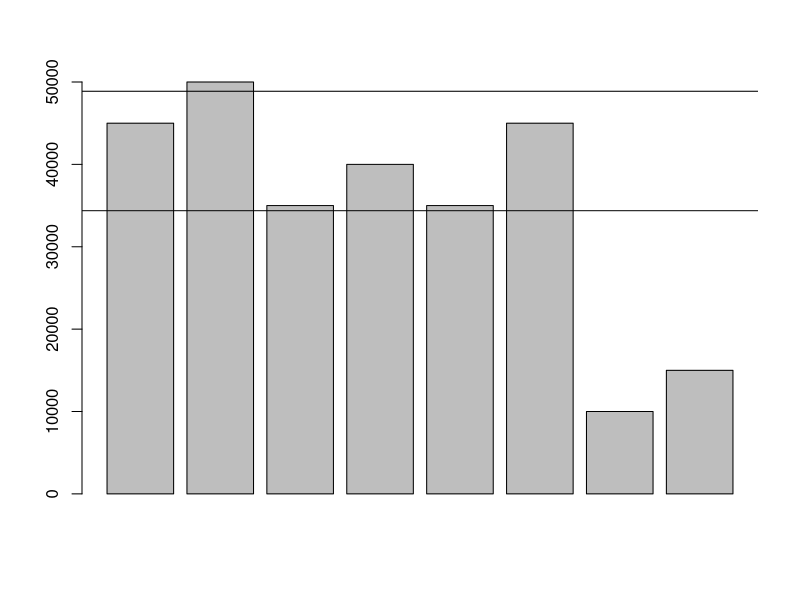
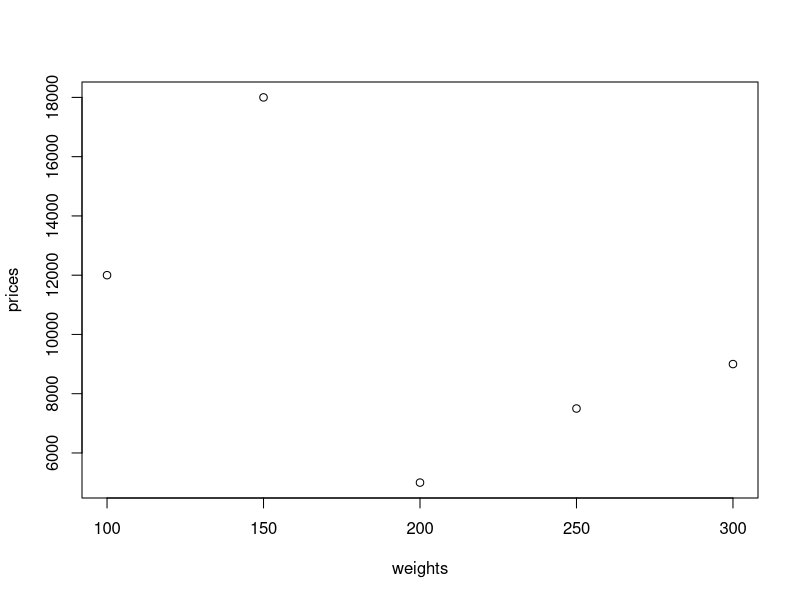
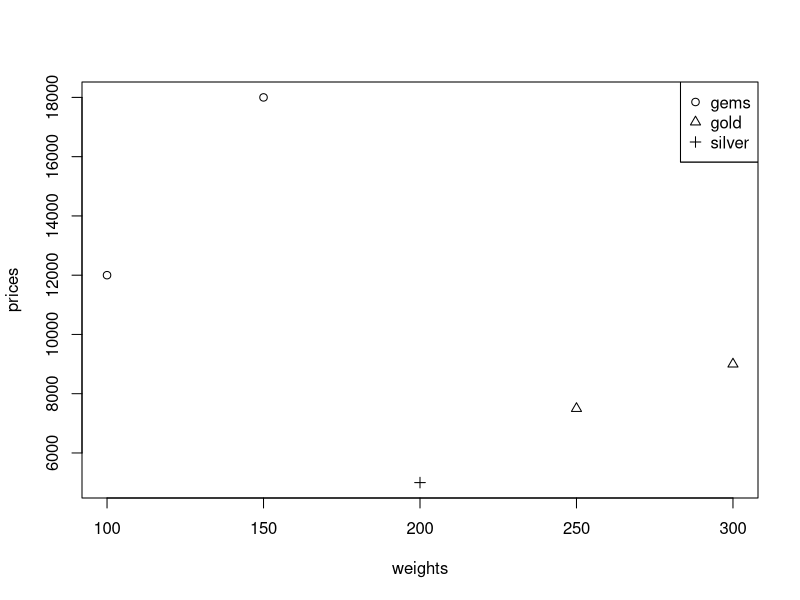

Recreate these plots in R, in order.
#ostra a ideia de criar um grafico com linhas
pounds <- c(45000, 50000, 35000, 40000, 35000, 45000, 10000, 15000)
barplot(pounds)
meanValue <- mean(pounds)
deviation <-sd(pounds)
#  necesssario plotar o grafico antes de usar essas propriedades
abline(h = meanValue + deviation)
abline(h = meanValue)


# aplicando factor
chests <- c('gold', 'silver', 'gems', 'gold', 'gems')
types <- factor(chests)
print(chests)
print(types)
levels(types) # vai ter apenas os nao repetidos

#plota grafico com factor
weights <- c(300, 200, 100, 250, 150)
prices <- c(9000, 5000, 12000, 7500, 18000)
plot(weights, prices)
plot(weights,prices, pch=as.integer(types)) # transforma o vetor com factor em inteiros
# isso vai atribuir simbolos diferentes para cada item
legend("topright", c("gems","gold","silver"), pch=1:3)
# gera legenda automatica, senao cada vez que vc for plotar vai ter de atualizar as legenda
legend("topright", levels(types), pch=1:length(levels(types)))
